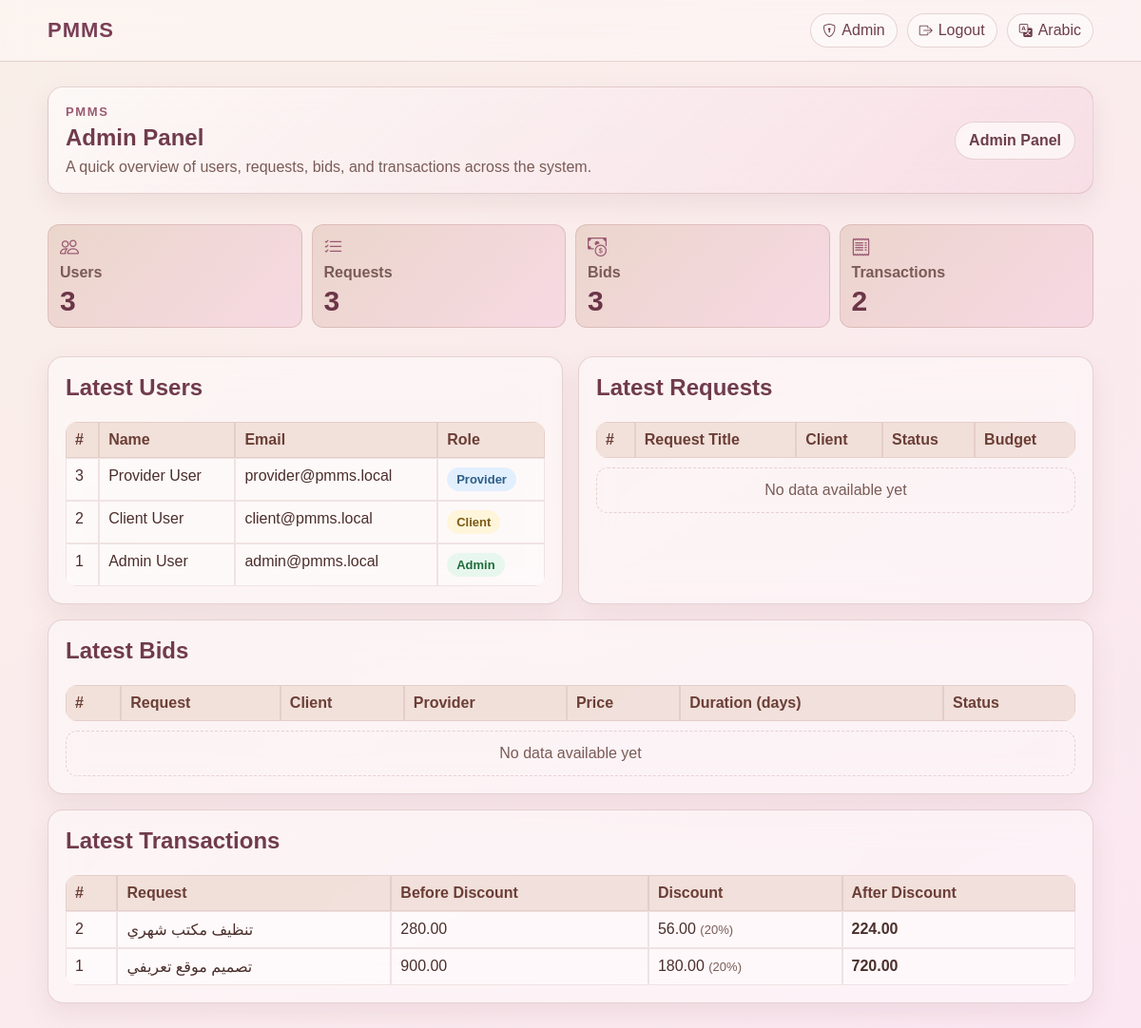
/admin.php?lang=en (signed in), run on the app's committed database.
### tables this page shows
CREATE TABLE IF NOT EXISTS transactions (
  id INT AUTO_INCREMENT PRIMARY KEY,
  request_id INT NOT NULL UNIQUE,
  original_price DECIMAL(10,2) NOT NULL,
  discount_amount DECIMAL(10,2) NOT NULL DEFAULT 0,
  final_price DECIMAL(10,2) NOT NULL,
  created_at TIMESTAMP DEFAULT CURRENT_TIMESTAMP,
  FOREIGN KEY (request_id) REFERENCES service_requests(id) ON DELETE CASCADE
);

CREATE TABLE IF NOT EXISTS users (
  id INT AUTO_INCREMENT PRIMARY KEY,
  name VARCHAR(120) NOT NULL,
  email VARCHAR(160) NOT NULL UNIQUE,
  password_hash VARCHAR(255) NOT NULL,
  role ENUM('client','provider','admin') NOT NULL DEFAULT 'client',
  created_at TIMESTAMP DEFAULT CURRENT_TIMESTAMP
);

CREATE TABLE IF NOT EXISTS service_requests (
  id INT AUTO_INCREMENT PRIMARY KEY,
  client_id INT NOT NULL,
  title VARCHAR(200) NOT NULL,
  category VARCHAR(120) NOT NULL,
  budget DECIMAL(10,2) NOT NULL,
  location VARCHAR(150) NOT NULL,
  due_date DATE NOT NULL,
  status ENUM('open','in_progress','completed','cancelled') NOT NULL DEFAULT 'open',
  selected_provider_id INT NULL,
  selected_bid_id INT NULL,
  created_at TIMESTAMP DEFAULT CURRENT_TIMESTAMP,
  FOREIGN KEY (client_id) REFERENCES users(id) ON DELETE CASCADE,
  FOREIGN KEY (selected_provider_id) REFERENCES users(id) ON DELETE SET NULL
);

### app/i18n.php (called while the page is built, shortened)
<?php
function current_lang(): string
{
    $lang = $_SESSION['lang'] ?? 'ar';
    return in_array($lang, ['ar', 'en'], true) ? $lang : 'ar';
}
function t(string $key, array $replace = []): string
{
    $lang = current_lang();
    $text = $translations[$lang][$key] ?? $translations['ar'][$key] ?? $key;
    return $text;
}

### public/_init.php (called while the page is built, shortened)
<?php
require_once __DIR__ . '/../app/i18n.php';
require_once __DIR__ . '/../app/roles.php';
require_once __DIR__ . '/../app/repositories/pmms.php';
function e(string $value): string
{
    return htmlspecialchars($value, ENT_QUOTES, 'UTF-8');
}

### app/db.php (called while the page is built, shortened)
<?php
function db(): mysqli
{
    static $conn = null;
    if ($conn instanceof mysqli) {
        return $conn;
    }
    $host = getenv('PMMS_DB_HOST') ?: '127.0.0.1';
    $user = getenv('PMMS_DB_USER') ?: 'root';
    $pass = getenv('PMMS_DB_PASS') ?: '';
    $name = getenv('PMMS_DB_NAME') ?: 'pmms';
    $port = (int) (getenv('PMMS_DB_PORT') ?: 3306);
    $conn = new mysqli($host, $user, $pass, $name, $port);
    $conn->set_charset('utf8mb4');
    $conn->query("SET NAMES utf8mb4 COLLATE utf8mb4_unicode_ci");
    return $conn;
}
function run_query(string $sql, string $types = '', array $params = []): mysqli_stmt
{
    $stmt = db()->prepare($sql);
    if (!$stmt->execute()) {
        http_response_code(500);
        exit('Query execute failed');
    }
    return $stmt;
}
function fetch_all_assoc(mysqli_stmt $stmt): array
{
    $result = $stmt->get_result();
    return $result ? $result->fetch_all(MYSQLI_ASSOC) : [];
}
function fetch_one_assoc(mysqli_stmt $stmt): ?array
{
    $result = $stmt->get_result();
    $row = $result->fetch_assoc();
    return $row ?: null;
}

### app/repositories/pmms.php (called while the page is built, shortened)
<?php
require_once __DIR__ . '/../db.php';
function admin_counts(): array
{
    $data = [];
    $data['users'] = (int) (fetch_one_assoc(run_query('SELECT COUNT(*) AS c FROM users'))['c'] ?? 0);
    $data['requests'] = (int) (fetch_one_assoc(run_query('SELECT COUNT(*) AS c FROM service_requests'))['c'] ?? 0);
    $data['bids'] = (int) (fetch_one_assoc(run_query('SELECT COUNT(*) AS c FROM bids'))['c'] ?? 0);
    $data['transactions'] = (int) (fetch_one_assoc(run_query('SELECT COUNT(*) AS c FROM transactions'))['c'] ?? 0);
    return $data;
}
function admin_latest_users(): array
{
    return fetch_all_assoc(run_query('SELECT id, name, email, role, created_at FROM users ORDER BY id DESC LIMIT 10'));
}
function admin_latest_requests(): array
{
    return fetch_all_assoc(
        run_query(
            'SELECT r.id, r.title, r.status, r.budget, u.name AS client_name, r.created_at
             FROM service_requests r
             JOIN users u ON u.id = r.client_id
             ORDER BY r.id DESC LIMIT 10'
        )
    );
}
function admin_latest_bids(): array
{
    return fetch_all_assoc(
        run_query(
            'SELECT b.id, b.price, b.duration_days, b.status, r.title,
                    client.name AS client_name, provider.name AS provider_name
             FROM bids b
             JOIN service_requests r ON r.id = b.request_id
             JOIN users client ON client.id = r.client_id
             JOIN users provider ON provider.id = b.provider_id
             ORDER BY b.id DESC LIMIT 10'
        )
    );
}
function admin_latest_transactions(): array
{
    return fetch_all_assoc(
        run_query(
            'SELECT t.*, r.title
             FROM transactions t
             JOIN service_requests r ON r.id = t.request_id
             ORDER BY t.id DESC LIMIT 10'
        )
    );
}

### app/roles.php (called while the page is built, shortened)
<?php
function role_label(string $role): string
{
    return t('role.' . $role);
}

### public/admin.php (the view, shortened to what this page needs)
<?php
require_once __DIR__ . '/_init.php';
$counts = admin_counts();
$users = admin_latest_users();
$requests = admin_latest_requests();
$bids = admin_latest_bids();
$transactions = admin_latest_transactions();
require __DIR__ . '/_header.php';
?>
<section class="admin-page">
  <div class="admin-hero card">
    <div>
      <p class="eyebrow">PMMS</p>
      <h1><?= e(t('admin.title')) ?></h1>
      <p><?= e(t('admin.overview')) ?></p>
    </div>
    <a class="admin-action" href="/dashboard.php"><?= e(t('dashboard.admin_panel')) ?></a>
  </div>
  <div class="stats admin-stats">
    <div class="stat"><i class="bi bi-people"></i><span><?= e(t('admin.users')) ?></span><strong><?= (int) $counts['users'] ?></strong></div>
    <div class="stat"><i class="bi bi-list-check"></i><span><?= e(t('admin.requests')) ?></span><strong><?= (int) $counts['requests'] ?></strong></div>
    <div class="stat"><i class="bi bi-cash-coin"></i><span><?= e(t('admin.bids')) ?></span><strong><?= (int) $counts['bids'] ?></strong></div>
    <div class="stat"><i class="bi bi-receipt"></i><span><?= e(t('admin.transactions')) ?></span><strong><?= (int) $counts['transactions'] ?></strong></div>
  </div>
  <div class="admin-grid">
    <section class="card admin-panel">
      <h2><?= e(t('admin.latest_users')) ?></h2>
      <div class="table-wrap">
        <table>
          <tr>
            <th>#</th>
            <th><?= e(t('auth.name')) ?></th>
            <th><?= e(t('auth.email')) ?></th>
            <th><?= e(t('common.role')) ?></th>
          </tr>
          <?php foreach ($users as $u): ?>
            <tr>
              <td><?= (int) $u['id'] ?></td>
              <td><?= e($u['name']) ?></td>
              <td><?= e($u['email']) ?></td>
              <td><span class="badge role-<?= e($u['role']) ?>"><?= e(role_label($u['role'])) ?></span></td>
            </tr>
          <?php endforeach; ?>
        </table>
      </div>
    </section>
    <section class="card admin-panel">
      <h2><?= e(t('admin.latest_requests')) ?></h2>
      <div class="table-wrap">
        <table>
          <tr>
            <th>#</th>
            <th><?= e(t('requests.request_title')) ?></th>
            <th><?= e(t('requests.client')) ?></th>
            <th><?= e(t('bids.status')) ?></th>
            <th><?= e(t('requests.budget')) ?></th>
          </tr>
        </table>
      </div>
      <?php if (count($requests) === 0): ?><p class="empty-state"><?= e(t('admin.empty')) ?></p><?php endif; ?>
    </section>
  </div>
  <section class="card admin-panel">
    <h2><?= e(t('admin.latest_bids')) ?></h2>
    <div class="table-wrap">
      <table>
        <tr>
          <th>#</th>
          <th><?= e(t('messages.request')) ?></th>
          <th><?= e(t('requests.client')) ?></th>
          <th><?= e(t('bids.provider')) ?></th>
          <th><?= e(t('bids.price')) ?></th>
          <th><?= e(t('bids.duration_days')) ?></th>
          <th><?= e(t('bids.status')) ?></th>
        </tr>
      </table>
    </div>
    <?php if (count($bids) === 0): ?><p class="empty-state"><?= e(t('admin.empty')) ?></p><?php endif; ?>
  </section>
  <section class="card admin-panel">
    <h2><?= e(t('admin.latest_transactions')) ?></h2>
    <div class="table-wrap">
      <table>
        <tr>
          <th>#</th>
          <th><?= e(t('messages.request')) ?></th>
          <th><?= e(t('admin.before_discount')) ?></th>
          <th><?= e(t('admin.discount')) ?></th>
          <th><?= e(t('admin.after_discount')) ?></th>
        </tr>
        <?php foreach ($transactions as $t): ?>
          <?php $discountPercent = (float) $t['original_price'] > 0 ? round(((float) $t['discount_amount'] / (float) $t['original_price']) * 100, 1) : 0; ?>
          <tr>
            <td><?= (int) $t['id'] ?></td>
            <td><?= e($t['title']) ?></td>
            <td><?= e(number_format((float) $t['original_price'], 2)) ?></td>
            <td><?= e(number_format((float) $t['discount_amount'], 2)) ?> <span class="muted">(<?= e((string) $discountPercent) ?>%)</span></td>
            <td><strong><?= e(number_format((float) $t['final_price'], 2)) ?></strong></td>
          </tr>
        <?php endforeach; ?>
      </table>
    </div>
  </section>
</section>
<?php require __DIR__ . '/_footer.php'; ?>

### public/assets/css/style.css (style rules this page uses)
:root { --bg-start: #f9efe8; --bg-end: #fbe7f1; --text-main: #4a2f2b; --text-soft: #7a5b56; --glass: rgba(255, 255, 255, 0.45); --glass-strong: rgba(255, 255, 255, 0.62); --stroke: rgba(170, 120, 120, 0.28); --brown-light: #d8b6a2; --brown-mid: #c79e8a; --pink-light: #f2bfd6; --pink-mid: #e89abf; --ok-bg: #e8f7ee; --ok-text: #1f6b3b; --err-bg: #fdecee; --err-text: #9e2f4d; }
* { box-sizing: border-box; }
body { margin: 0; min-height: 100vh; font-family: Tahoma, Arial, sans-serif; background: linear-gradient(145deg, var(--bg-start), var(--bg-end)); color: var(--text-main); }
.card { background: var(--glass); border: 1px solid var(--stroke); border-radius: 16px; padding: 18px; margin-bottom: 16px; backdrop-filter: blur(16px); -webkit-backdrop-filter: blur(16px); box-shadow: 0 10px 24px rgba(154, 104, 117, 0.12); }
h1, h2 { margin-top: 0; color: #703b4d; }
table { width: 100%; border-collapse: separate; border-spacing: 0; margin-top: 10px; overflow: hidden; border-radius: 12px; }
th, td { border: 1px solid rgba(170, 120, 120, 0.18); padding: 9px; text-align: start; vertical-align: top; background: rgba(255, 255, 255, 0.45); }
th { background: rgba(216, 182, 162, 0.32); color: #6b3e36; }
.stats { display: grid; grid-template-columns: repeat(auto-fit, minmax(180px, 1fr)); gap: 10px; margin-bottom: 14px; }
.stat { background: linear-gradient(135deg, rgba(216, 182, 162, 0.42), rgba(242, 191, 214, 0.42)); border: 1px solid var(--stroke); border-radius: 12px; padding: 12px; font-weight: 700; color: #6b3548; }
a { color: #8a4963; }
.admin-page { display: grid; gap: 16px; }
.admin-hero { display: flex; align-items: center; justify-content: space-between; gap: 16px; background: linear-gradient(135deg, rgba(255, 255, 255, 0.58), rgba(242, 191, 214, 0.28)); }
.admin-hero h1 { margin-bottom: 8px; }
.admin-hero p { margin: 0; color: var(--text-soft); }
.eyebrow { margin-bottom: 6px !important; color: #9a5a72 !important; font-size: 13px; font-weight: 700; letter-spacing: 1.6px; text-transform: uppercase; }
.admin-action { flex-shrink: 0; border: 1px solid var(--stroke); border-radius: 999px; background: var(--glass-strong); color: #6d3e4b; font-weight: 700; padding: 10px 14px; text-decoration: none; }
.admin-stats .stat { display: grid; gap: 6px; }
.admin-stats .stat i { color: #9a5a72; font-size: 20px; }
.admin-stats .stat span { color: var(--text-soft); }
.admin-stats .stat strong { font-size: 30px; line-height: 1; }
.admin-grid { display: grid; grid-template-columns: repeat(auto-fit, minmax(320px, 1fr)); gap: 16px; }
.admin-panel { margin-bottom: 0; }
.admin-panel h2 { margin-bottom: 12px; }
.table-wrap { overflow-x: auto; }
.badge { display: inline-flex; align-items: center; border-radius: 999px; background: rgba(216, 182, 162, 0.38); color: #6b3e36; font-size: 13px; font-weight: 700; padding: 5px 10px; white-space: nowrap; }
.status-open, .status-pending, .role-client { background: rgba(255, 244, 210, 0.8); color: #7a5a14; }
.status-in_progress, .role-provider { background: rgba(219, 237, 255, 0.8); color: #2d5d87; }
.status-completed, .status-accepted, .role-admin { background: var(--ok-bg); color: var(--ok-text); }
.empty-state { border: 1px dashed var(--stroke); border-radius: 12px; color: var(--text-soft); margin: 10px 0 0; padding: 14px; text-align: center; }
.muted { color: var(--text-soft); font-size: 13px; }

### data on the page
transactions: request "3", id "2", request.title "تنظيف مكتب شهري", original_price "280.00", discount_amount "56.00", discountPercent "20", final_price "224.00"
users: id "3", name "Provider User", email "provider@pmms.local", role "Provider"
users: id "2", name "Client User", email "client@pmms.local", role "Client"
users: id "1", name "Admin User", email "admin@pmms.local", role "Admin"
transactions: id "1", request.title "تصميم موقع تعريفي", original_price "900.00", discount_amount "180.00", discountPercent "20", final_price "720.00"

### other printed values
t('nav.admin') "Admin"
t('nav.logout') "Logout"
t('lang.ar') "Arabic"
t('admin.title') "Admin Panel"
t('admin.overview') "A quick overview of users, requests, bids, and transactions across the system."
t('dashboard.admin_panel') "Admin Panel"
t('admin.users') "Users"
t('admin.requests') "Requests"
t('admin.bids') "Bids"
t('admin.transactions') "Transactions"
t('admin.latest_users') "Latest Users"
t('auth.name') "Name"
t('auth.email') "Email"
t('common.role') "Role"
t('admin.latest_requests') "Latest Requests"
